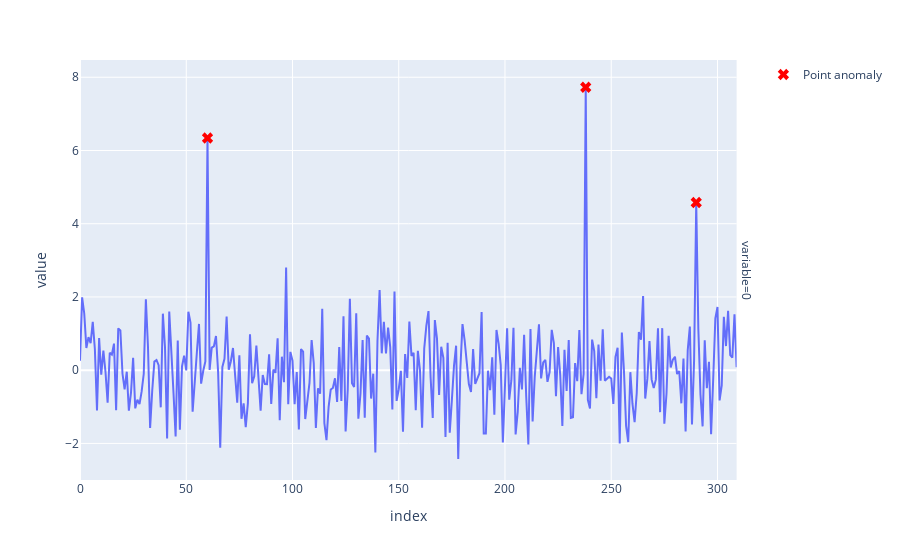

The notebook cell this image was saved under:
### Markdown cell above
Detect individual data points that are different from the rest of the data.

### Code cell
import numpy as np

from utils import plot_point_anomaly_illustration

df_3outliers = pd.DataFrame(np.random.normal(0, 1, n))
outliers = [60, 238, 290]
df_3outliers.iloc[outliers] = np.random.uniform(
    4, 8, (len(outliers), df_3outliers.shape[1])
)
plot_point_anomaly_illustration(df_3outliers, outliers)

### Figure 1 — Plotly figure (JSON) as saved in the notebook; plotly's stock layout.template omitted (floating-point values rounded to 4 significant figures; data arrays with more than 128 entries replaced by an {"elided": "..."} marker saying what was removed)
{"data": [{"hovertemplate": "variable=0<br>index=%{x}<br>value=%{y}<extra></extra>", "legendgroup": "", "line": {"color": "#636efa", "dash": "solid"}, "marker": {"symbol": "circle"}, "mode": "lines", "name": "", "orientation": "v", "showlegend": false, "type": "scatter", "x": {"elided": "310 int values"}, "xaxis": "x", "y": {"elided": "310 float values"}, "yaxis": "y"}, {"marker": {"color": "red", "size": 10, "symbol": "x"}, "mode": "markers", "name": "Point anomaly", "type": "scatter", "x": [60, 238, 290], "y": [6.342, 7.727, 4.58]}], "layout": {"annotations": [{"font": {}, "showarrow": false, "text": "variable=0", "textangle": 90, "x": 0.98, "xanchor": "left", "xref": "paper", "y": 0.5, "yanchor": "middle", "yref": "paper"}], "legend": {"tracegroupgap": 0}, "margin": {"t": 60}, "xaxis": {"anchor": "y", "domain": [0, 0.98], "title": {"text": "index"}}, "yaxis": {"anchor": "x", "domain": [0, 1], "title": {"text": "value"}}}}
